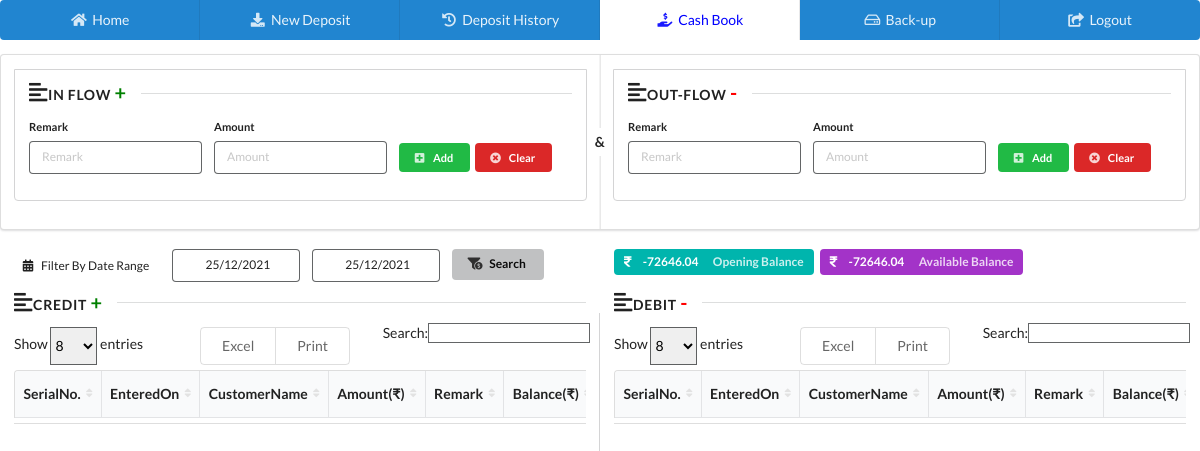
/daily_flow/ (signed in), run on an earlier commit of the app's database.
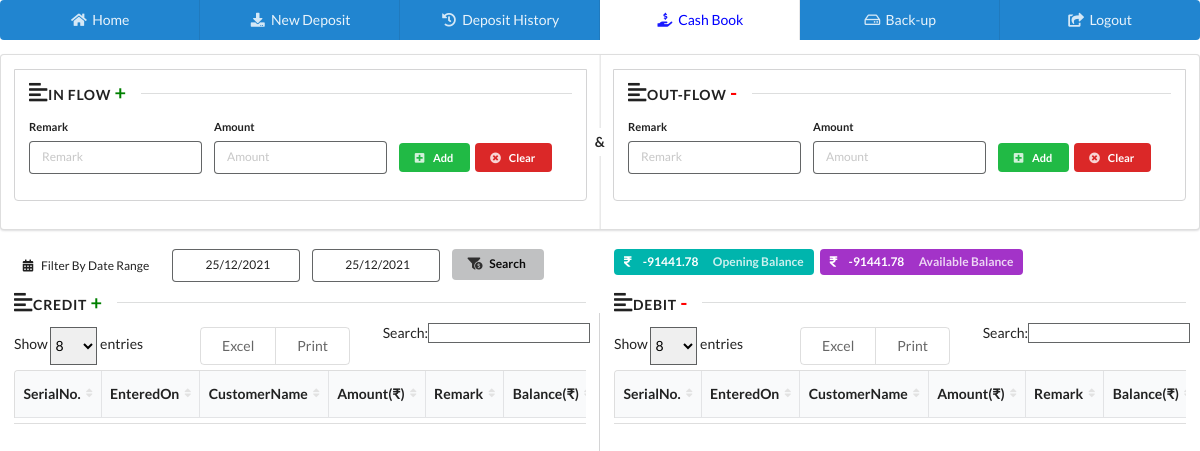
And on a later commit of the database.
### home/models.py (models this page shows, shortened)
class CashBook(models.Model):
    remark = models.CharField(max_length=300, blank=True, null=True)
    depositID = models.CharField(max_length=100, default='N/A')
    customerName = models.CharField(max_length=100, default='N/A')
    interest = models.FloatField(default=0.0)
    transactionType = models.CharField(max_length=300, blank=True, null=True)
    amount = models.FloatField(default=0.0)
    balanceThatTime = models.FloatField(default=0.0)
    availableBalance = models.FloatField(default=0.0)
    totalCredit = models.FloatField(default=0.0)
    totalDebit = models.FloatField(default=0.0)
    isDeleted = models.BooleanField(default=False)
    datetime = models.DateTimeField(auto_now_add=True, auto_now=False)
    lastUpdatedOn = models.DateTimeField(auto_now_add=False, auto_now=True)
    class Meta:
        verbose_name_plural = 'D) CashBook List'

### home/views.py (the view)
# urls.py: path('daily_flow/', daily_report, name='daily_report'),
def daily_report(request):
    if request.user.is_authenticated:
        try:
            opening = CashBook.objects.filter(datetime__lt=datetime.today().date()).last()
            o_balance = opening.availableBalance
        except:
            o_balance = 0.0
        try:
            current = CashBook.objects.all().last()
            c = current.availableBalance
        except:
            c = 0.0
        context = {
            'o_balance': o_balance,
            'c': c,
            'date': datetime.today().date(),
        }
        return render(request, 'home/dailyReport.html', context)
    else:
        return redirect('homeApp:loginPage')

### home/templates/home/dailyReport.html (shortened to what the changed rows need)
{% extends 'home/index.html' %}
{% load static %}
{% block body %}
<div class="row">
                    <div class="ui internally padded grid">
                        <div class="row" style="padding-bottom: 0!important;padding-top: 5px!important;">
                            <div class="eight wide column">
                                <div class="ui teal label">
                                    <i class="rupee icon"></i>
                                    {{ o_balance }}
                                    <a class="detail">Opening Balance</a>
                                </div>
                                <div class="ui purple label">
                                    <i class="rupee icon"></i>
                                    {{ c }}
                                    <a class="detail">Available Balance</a>
                                </div>
                            </div>
                        </div>
                    </div>
    <div class="ui internally celled grid">
        <div class="row">
            <div class="eight wide column">
                <table id="cTable" class="ui sortable celled very compact table"
                       style="margin-top: 5px;width: 100%">
                    <thead>
                    <tr>
                        <th>SerialNo.</th>
                          <th>EnteredOn</th>
                          <th>CustomerName</th>
                        <th>Amount(₹)</th>
                        <th>Remark</th>
                        <th>Balance(₹)</th>
                    </tr>
                    </thead>
                </table>
            </div>
            <div class="eight wide column">
                <table id="dTable" class="ui sortable celled very compact table"
                       style="margin-top: 5px;width: 100%">
                    <thead>
                    <tr>
                       <th>SerialNo.</th>
                          <th>EnteredOn</th>
                          <th>CustomerName</th>
                        <th>Amount(₹)</th>
                        <th>Remark</th>
                        <th>Balance(₹)</th>
                    </tr>
                    </thead>
                </table>
            </div>
        </div>
    </div>
</div>
{% endblock %}

What changed in the data, as far as the page shows it:
no longer on this page (row unchanged): CashBook: availableBalance "-72646.04"
added CashBook: availableBalance "-91441.78"
